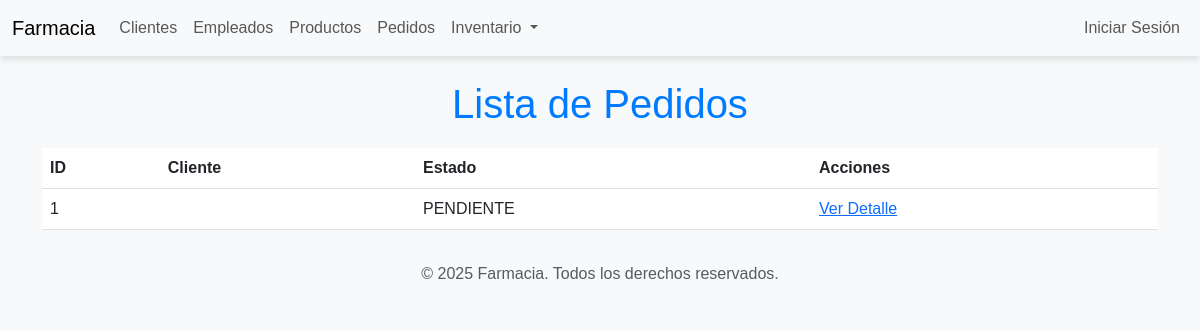
Page /pedidos/ on the earlier database version.
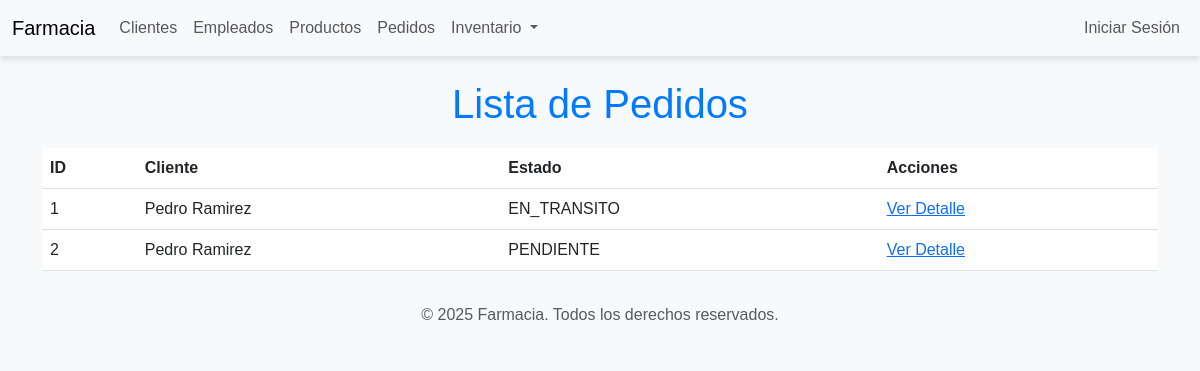
Same page on the later database version.
### pedidos/models.py (models this page shows, shortened)
class Pedido(models.Model):
    ESTADOS = [
        ('PENDIENTE', 'Pendiente'),
        ('EN_TRANSITO', 'En tránsito'),
        ('ENTREGADO', 'Entregado'),
        ('CANCELADO', 'Cancelado'),
        ('EN_PREPARACION', 'En preparación'),
        ('LISTO_PARA_RETIRO', 'Listo para retiro'),
    ]
    OPCIONES_ENTREGA = [
        ('RETIRO_SUCURSAL', 'Retiro en Sucursal'),
        ('ENVIO_DESTINO', 'Envío a Sucursal de Destino'),
    ]
    cliente = models.ForeignKey('usuarios.Cliente', on_delete=models.CASCADE, related_name="pedidos")
    sucursal_origen = models.ForeignKey('inventario.Sucursal', on_delete=models.CASCADE, related_name="pedidos_origen")
    sucursal_destino = models.ForeignKey('inventario.Sucursal', on_delete=models.CASCADE, related_name="pedidos_destino")
    estado = models.CharField(max_length=20, choices=ESTADOS, default='PENDIENTE')
    productos = models.ManyToManyField('inventario.Producto', through='PedidoProducto')
    opcion_entrega = models.CharField(max_length=20, choices=OPCIONES_ENTREGA, default='RETIRO_SUCURSAL')

### usuarios/models.py (models this page shows, shortened)
class Cliente(models.Model):
    usuario = models.OneToOneField(
        get_user_model(),
        on_delete=models.CASCADE
    )
    direccion = models.CharField(max_length=255)

class Usuario(AbstractUser):
    cedula = models.CharField(max_length=20, unique=True, blank=True, null=True)
    telefono = models.CharField(max_length=15, blank=True, null=True)
    direccion = models.CharField(max_length=255, blank=True, null=True)
    ROLES = [
        ('ADMIN', 'Administrador'),
        ('EMPLEADO', 'Empleado'),
        ('CLIENTE', 'Cliente'),
    ]
    rol = models.CharField(max_length=10, choices=ROLES, default='CLIENTE')

### pedidos/views.py (the view)
# urls.py: path('pedidos/', pedidos_views.lista_pedidos, name='lista_pedidos'),
def lista_pedidos(request):
    pedidos = Pedido.objects.all()
    return render(request, 'pedidos/lista_pedidos.html', {'pedidos': pedidos})

### templates/pedidos/lista_pedidos.html (shortened to what this page needs)
{% extends 'base.html' %}
{% block content %}
<h1>Lista de Pedidos</h1>
<table class="table">
    <thead>
        <tr>
            <th>ID</th>
            <th>Cliente</th>
            <th>Estado</th>
            <th>Acciones</th>
        </tr>
    </thead>
    <tbody>
        {% for pedido in pedidos %}
        <tr>
            <td>{{ pedido.id }}</td>
            <td>{{ pedido.cliente.usuario.first_name }} {{ pedido.cliente.usuario.last_name }}</td>
            <td>{{ pedido.estado }}</td>
            <td><a href="{% url 'detalle_pedido' pedido.id %}">Ver Detalle</a></td>
        </tr>
        {% endfor %}
    </tbody>
</table>
{% endblock %}

Differences in the rows shown:
changed Pedido id 1: cliente.usuario.first_name (not shown) → "Pedro"; cliente.usuario.last_name (not shown) → "Ramirez"; estado "PENDIENTE" → "EN_TRANSITO"
added Pedido: id "2", cliente.usuario.first_name "Pedro", cliente.usuario.last_name "Ramirez", estado "PENDIENTE"
